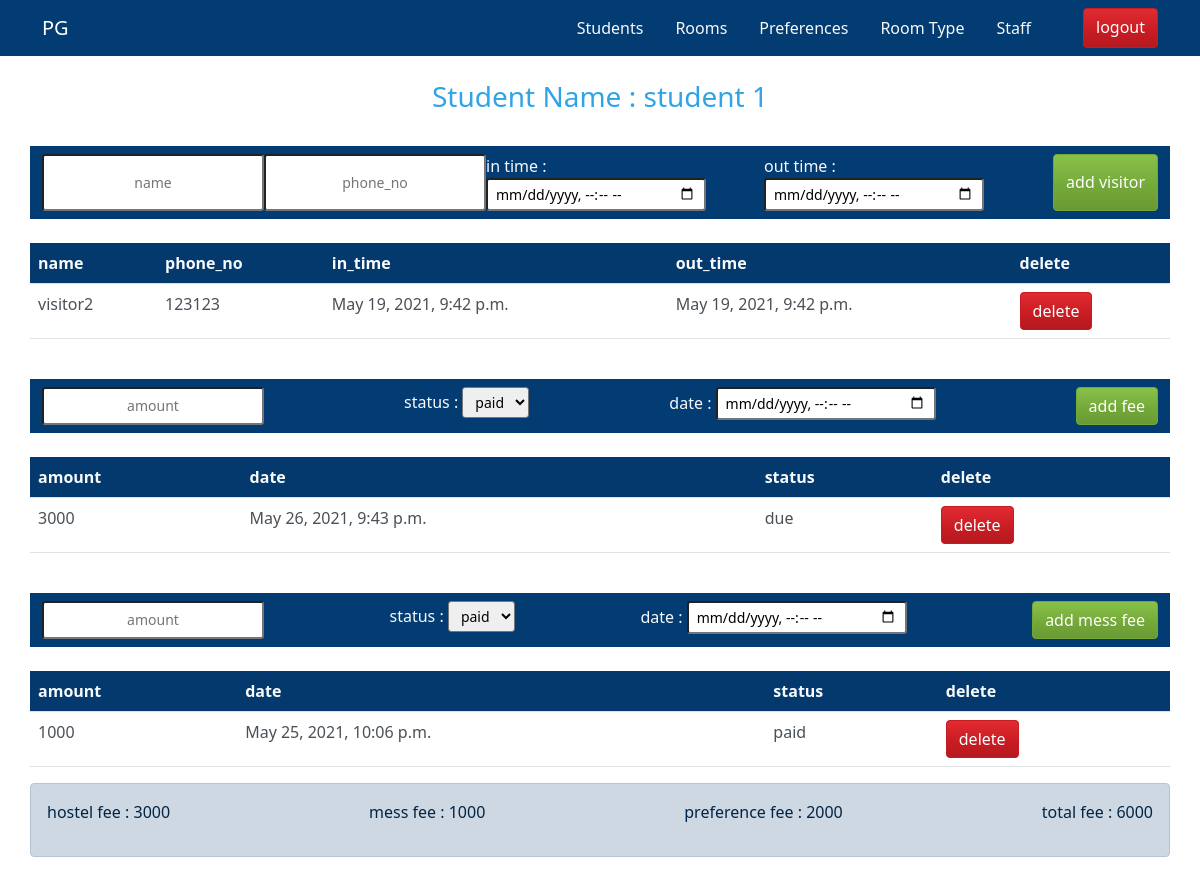
The app's page /student/5/detail/ with its own data.
### pgapp/models.py (models this page shows, shortened)
class StudentModel(models.Model):
    first_name = models.CharField(max_length=128)
    last_name = models.CharField(max_length=128)
    date_of_birth = models.DateField(max_length=128)
    phone_no = models.CharField(max_length=128)
    email = models.CharField(max_length=128)
    visitor = models.ManyToManyField(VisitorModel,blank=True)
    fees = models.ManyToManyField(FeesModel,blank=True)
    mess_fees = models.ManyToManyField(MessFeesModel,blank=True)
    blood_group = models.CharField(max_length=128)
    room = models.ForeignKey(RoomModel,on_delete=models.CASCADE,default=None)
    join_date = models.DateField(max_length=128)
    availed_till = models.DateField(max_length=128)
    preference = models.ForeignKey(PreferenceModel,on_delete=models.CASCADE)
    def __init__(self, *args, **kwargs) -> None:
        super().__init__(*args, **kwargs)
        try:
            hostel_fee = 0
            for fee in self.fees.all():
                hostel_fee = hostel_fee + int(fee.amount)
            self.hostel_fee = hostel_fee
            self.preference_fee = int(self.preference.extra_charges)
            mess_fee = 0
            for fee in self.mess_fees.all():
                mess_fee = mess_fee + int(fee.amount)
            self.mess_fee = mess_fee
            self.total_fee = hostel_fee + mess_fee + int(self.preference.extra_charges)
        except:
            pass

class VisitorModel(models.Model):
    name = models.CharField(max_length=128)
    phone_no = models.CharField(max_length=128)
    in_time = models.DateTimeField(max_length=128)
    out_time = models.DateTimeField(max_length=128)

class FeesModel(models.Model):
    amount = models.CharField(max_length=128)
    date = models.DateTimeField(max_length=128)
    status = models.CharField(max_length=128)

class MessFeesModel(models.Model):
    amount = models.CharField(max_length=128)
    date = models.DateTimeField(max_length=128)
    status = models.CharField(max_length=128)

### pgapp/views.py (the view)
# urls.py: path('student/<int:id>/detail/',studentdetailview,name = "studentdetailpage"),
def studentdetailview(request,id):
    student = StudentModel.objects.get(id = id)
    context = {'student' : student}
    return render(request,"pgapp/studentdetail.html",context)

### templates/pgapp/studentdetail.html (shortened to what this page needs)
{% extends 'navbar.html' %}
{% block content %}
<br>
<h3 class="text-center">Student Name : {{student.first_name}} {{student.last_name}}</h3>
<br>
<form style="padding: 1vh 1vw;" class="d-flex justify-content-between container bg-info text-light"  action="/student/{{student.id}}/addvisitor/" method="post">
    <input type="text" class="form-control-sm text-center" placeholder="name" name="name" id="" required>
    <input type="text" class="form-control-sm text-center" placeholder="phone_no" name="phone_no" id="" required>
    <div>
        <span>in time : </span>
    <input type="datetime-local" class="form-control-sm" name="in_time" id="">
    </div>
    <div>
        <span>out time : </span>
    <input type="datetime-local" class="form-control-sm" name="out_time" id="">
    </div>
    <input type="submit" class="btn btn-success" value="add visitor">
</form>
<br>
<table class="container table table-striped">
    <tr class="bg-info text-light">
        <th>name</th>
        <th>phone_no</th>
        <th>in_time</th>
        <th>out_time</th>
        <th>delete</th>
    </tr>
    {% for visitor in student.visitor.all %}
    <tr>
        <td>{{visitor.name}}</td>
        <td>{{visitor.phone_no}}</td>
        <td>{{visitor.in_time}}</td>
        <td>{{visitor.out_time}}</td>
        <td><a href="/visitor/{{visitor.id}}/delete/" class="btn btn-danger">delete</a></td>
    </tr>
    {% endfor %}
</table>
<br>
<form style="padding: 1vh 1vw;" class="d-flex justify-content-between container bg-info text-light"  action="/student/{{student.id}}/addfee/" method="post">
    <input type="text" class="form-control-sm text-center" placeholder="amount" name="amount" id="" required>
    <span>
        <span>status : </span>
        <select class="form-control-sm" name="status" id="">
            <option value="paid">paid</option>
        </select>
    </span>
    <div>
        <span>date : </span>
    <input type="datetime-local" class="form-control-sm" name="date" id="">
    </div>
    <input type="submit" class="btn btn-success" value="add fee">
</form>
<br>
<table class="container table table-striped">
    <tr class="bg-info text-light">
        <th>amount</th>
        <th>date</th>
        <th>status</th>
        <th>delete</th>
    </tr>
    {% for fees in student.fees.all %}
    <tr>
        <td>{{fees.amount}}</td>
        <td>{{fees.date}}</td>
        <td>{{fees.status}}</td>
        <td><a href="/fee/{{fees.id}}/delete/" class="btn btn-danger">delete</a></td>
    </tr>
    {% endfor %}
</table>
<br>
<form style="padding: 1vh 1vw;" class="d-flex justify-content-between container bg-info text-light"  action="/student/{{student.id}}/addmessfee/" method="post">
    <input type="text" class="form-control-sm text-center" placeholder="amount" name="amount" id="" required>
    <span>
        <span>status : </span>
        <select class="form-control-sm" name="status" id="">
            <option value="paid">paid</option>
        </select>
    </span>
    <div>
        <span>date : </span>
    <input type="datetime-local" class="form-control-sm" name="date" id="">
    </div>
    <input type="submit" class="btn btn-success" value="add mess fee">
</form>
<br>
<table class="container table table-striped">
    <tr class="bg-info text-light">
        <th>amount</th>
        <th>date</th>
        <th>status</th>
        <th>delete</th>
    </tr>
    {% for fees in student.mess_fees.all %}
    <tr>
        <td>{{fees.amount}}</td>
        <td>{{fees.date}}</td>
        <td>{{fees.status}}</td>
        <td><a href="/messfee/{{fees.id}}/delete/" class="btn btn-danger">delete</a></td>
    </tr>
    {% endfor %}
</table>
<div class="container alert alert-info d-flex justify-content-between">
    <p>hostel fee : {{student.hostel_fee}}</p>
    <p>mess fee : {{student.mess_fee}}</p>
    <p>preference fee : {{student.preference_fee}}</p>
    <p>total fee : {{student.total_fee}}</p>
</div>
{% endblock %}

### templates/navbar.html (style rules this page uses)
a { text-decoration: none; }

### records on screen
StudentModel: first_name "student", last_name "1", hostel_fee "3000", mess_fee "1000", preference_fee "2000", total_fee "6000"
VisitorModel: name "visitor2", phone_no "123123", in_time "May 19, 2021, 9:42 p.m.", out_time "May 19, 2021, 9:42 p.m."
FeesModel: amount "3000", date "May 26, 2021, 9:43 p.m.", status "due"
MessFeesModel: amount "1000", date "May 25, 2021, 10:06 p.m.", status "paid"
